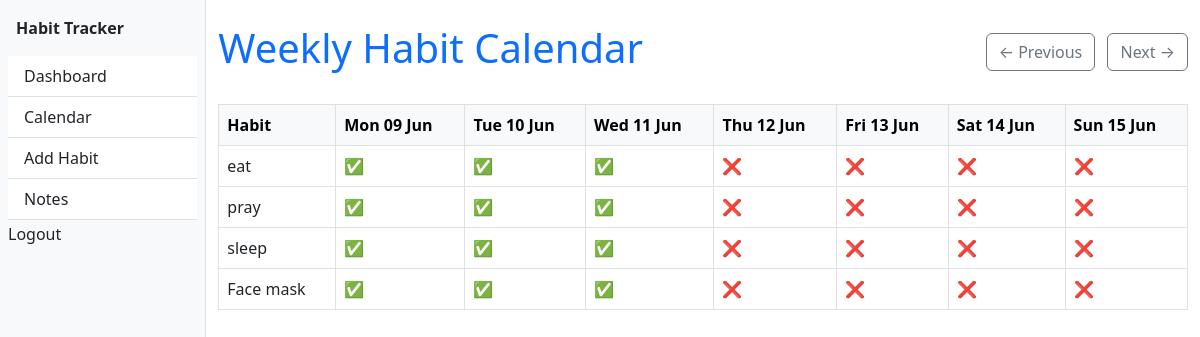
The app's page /habits/calendar/ (signed in) with its own data.
### habits/models.py (models this page shows, shortened)
class Habit(models.Model):
    CATEGORY_CHOICES = [
        ('health', 'Health/Fitness'),
        ('productivity', 'Productivity'),
        ('selfcare', 'Self-Care'),
        ('learning', 'Learning'),
        ('work', 'Work'),
        ('fun', 'Hobbies/Fun'),
    ]
    FREQUENCY_CHOICES = [
        ('daily', 'Daily'),
        ('weekly', 'Weekly'),
        ('custom', 'Custom'),
    ]
    user = models.ForeignKey(User, on_delete=models.CASCADE)
    name = models.CharField(max_length=100)  # e.g. "Drink water"
    description = models.TextField(blank=True)
    target = models.PositiveIntegerField(default=1)  # e.g. "8 glasses/day"
    frequency = models.CharField(max_length=20, choices=FREQUENCY_CHOICES, default='daily')
    category = models.CharField(max_length=50, choices=CATEGORY_CHOICES, blank=True)
    creation_date = models.DateTimeField(auto_now_add=True)
    is_template = models.BooleanField(default=False)  # For admin-curated templates
    created_by_admin = models.ForeignKey(
        User,
        on_delete=models.SET_NULL,
        null=True,
        blank=True,
        related_name='admin_habits'
    )

### habits/views.py (the view)
# urls.py: path("calendar/", login_required(calendar_view), name="calendar"),
@login_required
def calendar_view(request):
    week_str = request.GET.get("week")
    today = timezone.now().date()
    current_date = date.fromisoformat(week_str) if week_str else today
    week_dates = get_week_dates(current_date)
    habits = Habit.objects.filter(user=request.user).prefetch_related("completions")
    habit_data = []
    for habit in habits:
        completions = {}
        for day in week_dates:
            is_done = habit.completions.filter(date=day, completed=True).exists()
            completions[day.strftime("%Y-%m-%d")] = is_done
        habit_data.append({
            "habit": habit,
            "completions": completions
        })
    context = {
        "habits": habit_data,
        "week_dates": week_dates,
        "previous_week": current_date - timedelta(weeks=1),
        "next_week": current_date + timedelta(weeks=1),
    }
    return render(request, "habits/calendar.html", context)

### habits/templatetags/habit_extras.py (called while the page is built)
@register.filter
def get_item(dictionary, key):
    return dictionary.get(key)

### habits/views.py (called while the page is built)
def get_week_dates(current_date):
    start = current_date - timedelta(days=current_date.weekday())  # Monday
    return [start + timedelta(days=i) for i in range(7)]

### habits/templates/habits/calendar.html (shortened to what this page needs)
{% extends 'habits/base.html' %}
{% load static %}
{% load habit_extras %}
{% block content %}
<section id="calendar" class="py-4">
  <div class="d-flex justify-content-between align-items-center mb-4">
    <h1 class="text-primary">Weekly Habit Calendar</h1>
    <div>
      <a href="?week={{ previous_week|date:'Y-m-d' }}" class="btn btn-outline-secondary me-2">← Previous</a>
      <a href="?week={{ next_week|date:'Y-m-d' }}" class="btn btn-outline-secondary">Next →</a>
    </div>
  </div>
  <div class="table-responsive">
    <table class="table table-bordered">
      <thead class="table-light">
        <tr>
          <th>Habit</th>
          {% for date in week_dates %}
            <th>{{ date|date:"D d M" }}</th>
          {% endfor %}
        </tr>
      </thead>
      <tbody>
        {% for row in habits %}
          <tr>
            <td>{{ row.habit.name }}</td>
            {% for date in week_dates %}
              {% with date_str=date|date:'Y-m-d' %}
                <td class="calendar-cell"
                    data-habit-id="{{ row.habit.id }}"
                    data-date="{{ date_str }}"
                    style="cursor: pointer;">
                  {% if row.completions|get_item:date_str %}
                    ✅
                  {% else %}
                    ❌
                  {% endif %}
                </td>
              {% endwith %}
            {% endfor %}
          </tr>
        {% endfor %}
      </tbody>
</table>
</div>
</section>
{% endblock %}

### records on screen
Habit: habit.name "eat"
Habit: habit.name "pray"
Habit: habit.name "sleep"
Habit: habit.name "Face mask"

### other values on screen
{{ date|date:"D d M" }} "Mon 09 Jun" "Tue 10 Jun" "Wed 11 Jun" "Thu 12 Jun" "Fri 13 Jun" "Sat 14 Jun" "Sun 15 Jun"
